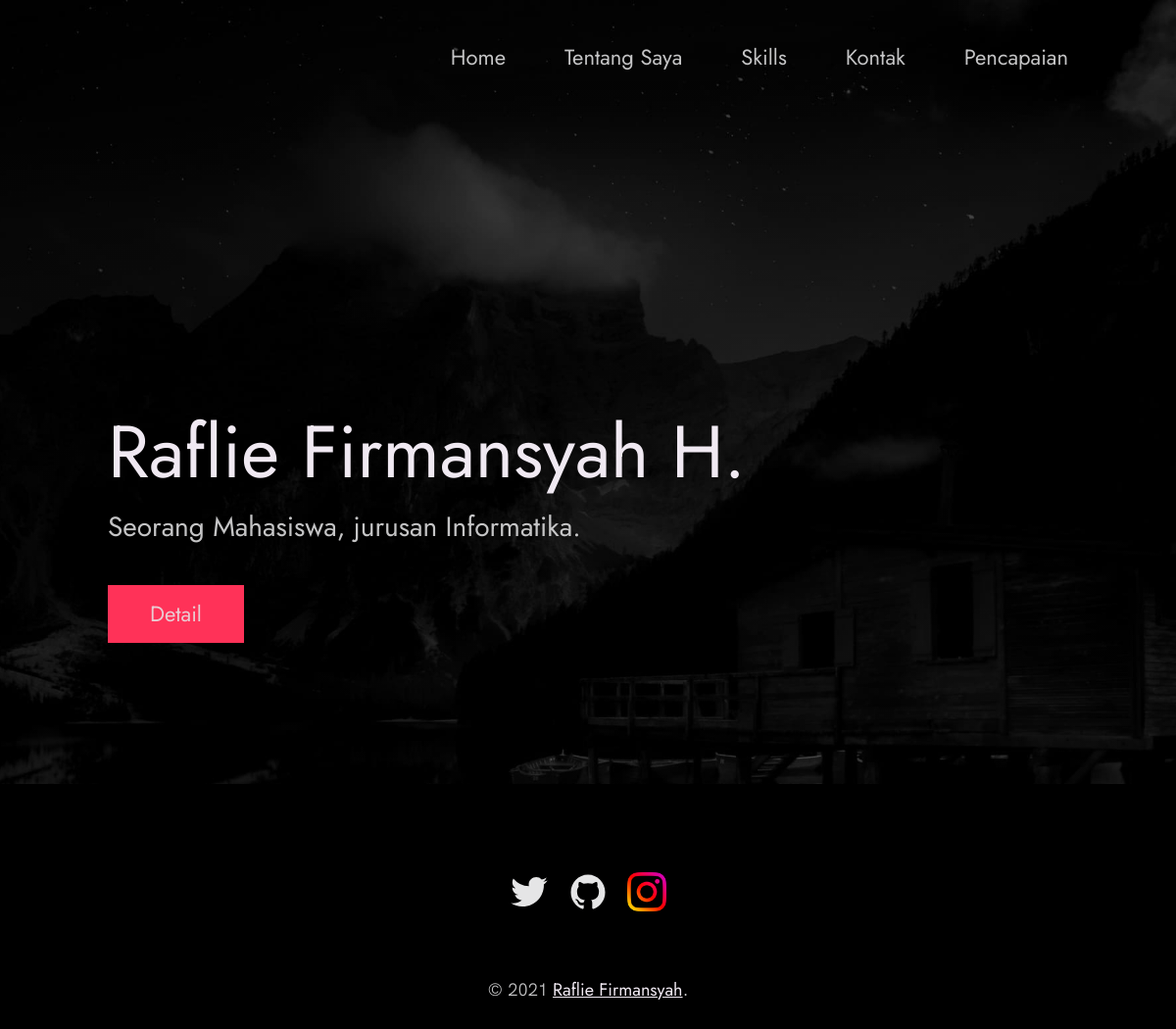
The page / on the database its author committed.
### tables this page shows
CREATE TABLE `home` (
  `nama` text NOT NULL,
  `deskripsi` text NOT NULL
);

### index.php (the view, shortened to what this page needs)
<?php
include './db.php';
$sql = "SELECT * FROM home";
$data = [];
$result = mysqli_query($conn, $sql);
if (mysqli_num_rows($result) > 0) {
  while($row = mysqli_fetch_assoc($result)) {
    $data[] = $row;
  }
} else {
  echo "0 results";
}
?>
<!DOCTYPE html>
<html lang="en">
<head>
  <link rel="stylesheet" href="index.css" />
</head>
<body>
  <header class="header" role="banner" id="top">
  <div class="row">
      <nav class="nav" role="navigation">
        <ul class="nav__items">
          <li class="nav__item"><a href="/" class="nav__link">Home</a></li>
          <li class="nav__item"><a href="./about.php" class="nav__link">Tentang Saya</a></li>
          <li class="nav__item">
            <a href="./skills.php" class="nav__link">Skills</a>
          </li>
          <li class="nav__item">
            <a href="./contact.php" class="nav__link">Kontak</a>
          </li>
          <li class="nav__item">
            <a href="./achievements.php" class="nav__link">Pencapaian</a>
          </li>
        </ul>
      </nav>
    </div>
    <div class="header__text-box row">
      <div class="header__text">
        <h1 class="heading-primary">
          <span><?php echo $data[0]["nama"]; ?></span>
        </h1>
        <p><?php echo $data[0]["deskripsi"]; ?></p>
        <a href="#contact" class="btn btn--pink">Detail</a>
      </div>
    </div>
  </header>
  <footer role="contentinfo" class="footer">
    <div class="row">
      <ul class="footer__social-links">
        <li class="footer__social-link-item">
          <a href="https://twitter.com/raflie26/" title="Link to Twitter Profile">
            <img src="./images/twitter.svg" class="footer__social-image" alt="Twitter">
          </a>
        </li>
        <li class="footer__social-link-item">
          <a href="https://github.com/Raflie26" title="Link to Github Profile">
            <img src="./images/github.svg" class="footer__social-image" alt="Github">
          </a>
        </li>
        <li class="footer__social-link-item">
          <a href="https://instagram.com/raflie26">
            <img src="./images/instagram.png" title="Link to Instagram Profile" class="footer__social-image" alt="Instagram">
          </a>
        </li>
      </ul>
      <p>
        &copy; 2021 <a href="https://google.com" class="link">Raflie Firmansyah</a>.
      </p>
    </div>
  </footer>
</body>
</html>

### index.css (style rules this page uses)
* { margin: 0; padding: 0; box-sizing: inherit; }
:root { --font-size-small: 1.8rem; --font-size-normal: 2.2rem; --font-size-medium: 2.8rem; --font-size-medium-1: 3.6rem; --font-size-large: 5.5rem; --font-size-huge: 7.5rem; --font-stack: 'Hk Grotesk', sans-serif; --line-height-normal: 1.7; --line-height-small: 1.2; --black: #000; --pink: #ff3258; --white: #f0e9f2; --white-1: #e5e5e6da; --container-max-width: 1180px; --container-normal-width: 800px; --container-medium-width: 700px; --container-small-width: 500px; --gutter-huge: 12rem; --gutter-medium: 6rem; --gutter-normal: 3rem; --gutter-small-1: 2.5rem; --gutter-small: 2rem; --border-light: 1px solid rgb(36, 35, 35); }
html { font-size: 62.5%; box-sizing: border-box; scroll-behavior: smooth; }
body { font-size: var(--font-size-small); font-family: var(--font-stack); font-weight: 400; color: var(--white-1); line-height: var(--line-height-normal); background: var(--black); overflow-x: hidden; }
.row { max-width: var(--container-max-width); margin: 0 auto; }
@media (max-width: 1340px) { .row { max-width: 1100px; } }
@media (max-width: 1240px) { .row { padding: 0 var(--gutter-medium); } }
img { object-fit: contain; max-width: 100%; }
h1, h2, h3 { font-family: 'Jost', sans-serif; font-weight: 400; line-height: var(--line-height-small); color: var(--white); }
.heading-primary { line-height: 1; font-size: var(--font-size-huge); font-weight: 400; }
p { margin: var(--gutter-small-1) 0; }
a { color: var(--white); font-weight: 400; font-family: 'Jost', sans-serif; transition: all .2s; outline: 2px solid transparent; }
.btn { position: relative; display: inline-block; padding: 1rem 4.2rem; text-decoration: none; color: inherit; border: 1px solid var(--pink); font-weight: 400; }
.btn::after { content: ''; display: block; position: absolute; top: 0; left: 0; right: 100%; background: var(--white); height: 100%; z-index: -1; transition: all 0.2s cubic-bezier(1, 0.68, 0.16, 0.9); }
.btn--pink { background: var(--pink); transition: all 0.2s; }
.btn--pink::after { display: none; }
.nav { display: flex; justify-content: flex-end; padding: var(--gutter-normal) 0; }
.nav__items { display: flex; list-style: none; }
.nav__item:not(:last-child) { margin-right: var(--gutter-medium); }
.nav__link { position: relative; display: inline-block; padding: 1rem 0; text-decoration: none; color: inherit; transition: all .2s; }
.nav__link::after { content: ''; position: absolute; bottom: 0; left: 0; right: 100%; display: inline-block; height: 1rem; background: var(--white); transition: all 0.25s cubic-bezier(1, 0.68, 0.16, 0.9); }
.header { background: linear-gradient(rgba(0,0,0, .1), rgba(0,0,0, .4)), url('./images/header.jpg'); height: 100vh; background-size: cover; background-position: center; background-attachment: fixed; font-size: var(--font-size-normal); }
.header__text { position: absolute; top: 50%; transform: translateY(-50%); }
.header__text p { margin: 1.5rem 0 3.5rem; max-width: var(--container-medium-width); font-family: 'Jost', sans-serif; font-size: var(--font-size-medium); }
.footer { text-align: center; padding: var(--gutter-medium) 0 var(--gutter-normal); }
.footer__social-links { display: flex; justify-content: center; padding: var(--gutter-normal) 0; list-style: none; }
.footer__social-link-item:not(:last-of-type) { margin-right: var(--gutter-small); }
.footer__social-image { height: 4rem; }

### rows shown on the page
home: nama "Raflie Firmansyah H.", deskripsi "Seorang Mahasiswa, jurusan Informatika."
